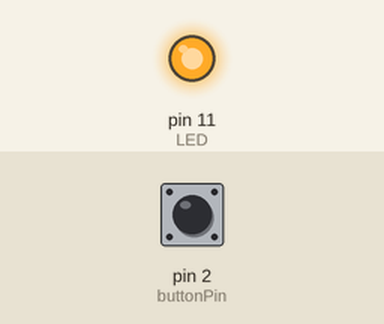
A sketch run on a simulated Arduino Uno, built with avr-gcc and run on an emulated ATmega328P. Shown: output pins drawn as LEDs (lit = HIGH). The test bench sets the inputs (shaded band); at power-on: pin 2 (buttonPin) LOW.

Above: at 0.05 s.
At 0.65 s:
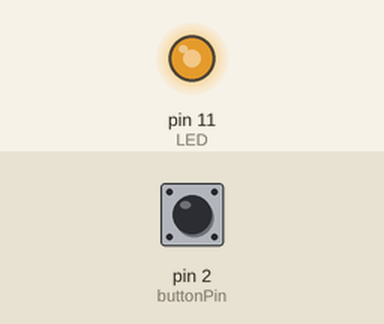
At 1.3 s:
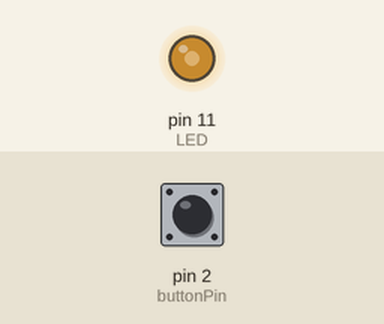
At 2.6 s:
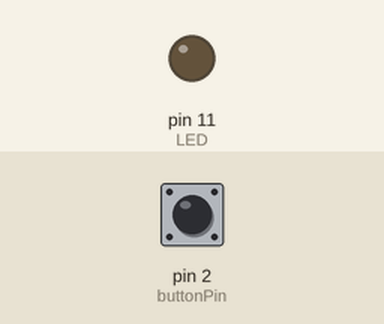
Timing chart, 0 to 6.0 s (numbered marks = the images above):
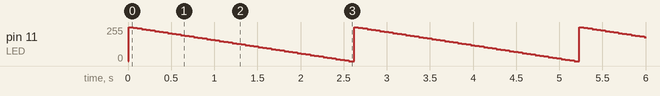

Measured:
- by itself, pin 11 (LED): ramps from 255/255 to 0/255 and jumps back, once every 2.6 s

The sketch:

forLoop-LEDintensity_9-26-2023.ino
```cpp
/*
  FADING WITH PWM
  Example using PWM with analogWrite(pin, value) to fade an LED.
  Uses values of 0-255 to write duty cycles between fully off and fully on states.
  Create LED circuit with LED connected to digital PWM pin 11.

  last edited by
  Jay J Gurung
  9-26-2023
*/

const int LED = 11;
const int buttonPin = 2;

int LEDState = LOW;
int buttonState = LOW;
int lastButtonState = LOW;

// setup function runs once at start up
void setup() {
  pinMode(LED, OUTPUT);
  pinMode(buttonPin, INPUT);
}


// loop function runs infinitely
void loop() {
  // put your main code here, to run repeatedly:
  buttonState = digitalRead(buttonPin);
  delay(10);

  if (buttonState == HIGH && lastButtonState == LOW) {
      LEDState = !LEDState;
  } else {

  }

  lastButtonState = buttonState;

  if (LEDState ==1){

    for (int i = 0 ; i <= 255; i += 5) { // for loop fades LED value from 0 to 255, incrementing by 1
      analogWrite(LED, i); //writes value of i to pin
      delay(50);  // short delay so LED effect is visible
    }
  }else{
    for (int i = 255 ; i >= 0; i -= 5) { // for loop fades LED value from 255 to 0, de-incrementing by 1
      analogWrite(LED, i);
      delay(50);
    }
  }
}
```
